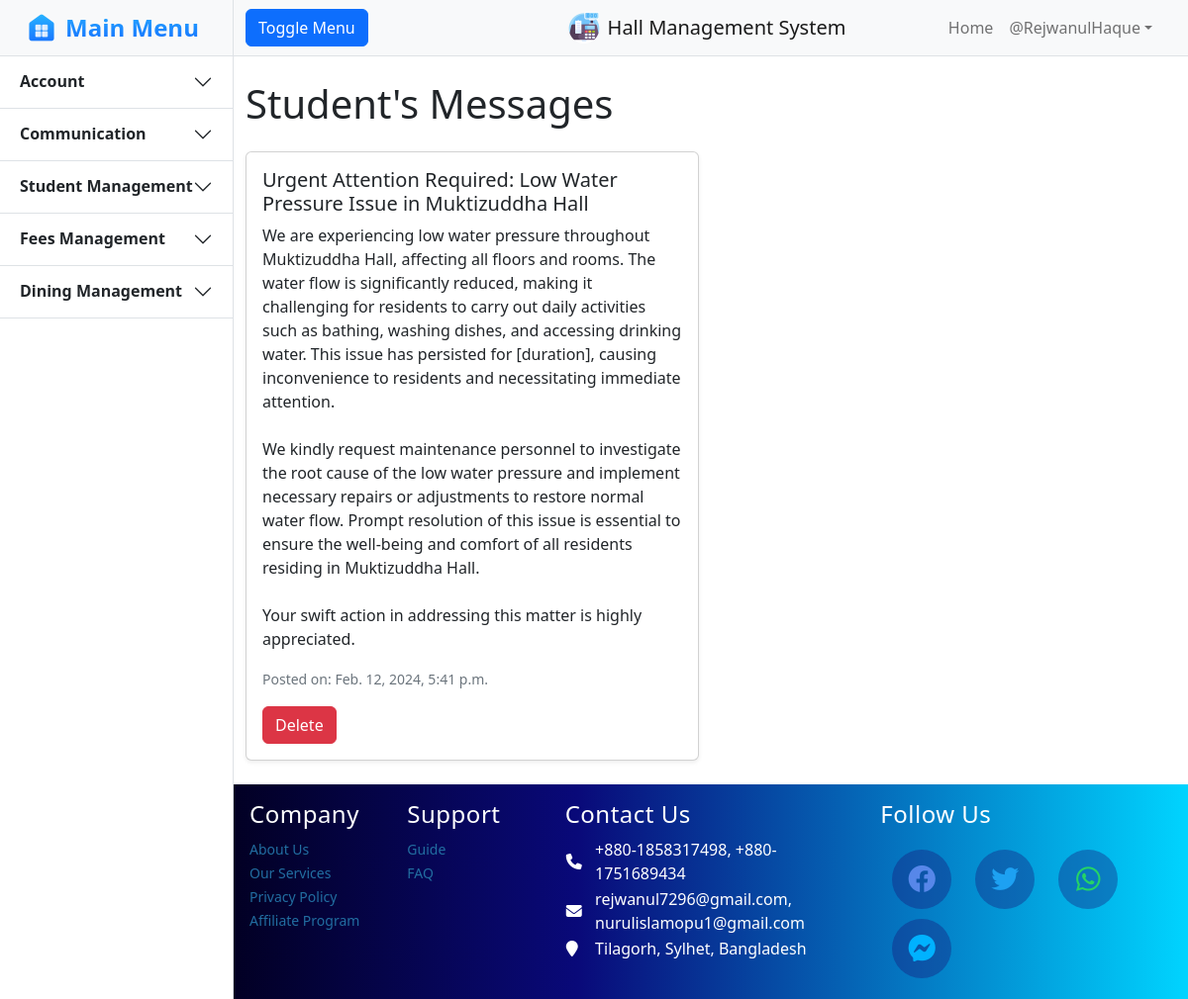
/communication/student-messages/ (signed in), run on the app's committed database.
### Communication/models.py (models this page shows, shortened)
class StudentNotice(models.Model):
    student = models.ForeignKey(Student, on_delete=models.SET_NULL, blank=True, null=True)
    userprofile = models.OneToOneField(UserProfile, on_delete=models.SET_NULL, blank=True, null=True)
    username = models.CharField(max_length=100)
    title = models.CharField(max_length=100)
    description = models.TextField()
    date = models.DateTimeField(auto_now_add=True)

### core/decorators.py (the view)
        def wrapper_func(request, *args, **kwargs):
            group = None
            if request.user.groups.exists():
                group = request.user.groups.all()[0].name
            else:
                return redirect("login")
            if group in allowed_roles:
                return view_func(request, *args, **kwargs)
            else:
                return HttpResponse("You are not authorized to access this page.!!")

### Communication/views.py (called while the page is built)
@allowed_users(allowed_roles=['Hall Provost', 'Student'])
def student_messages(request):
    notices = StudentNotice.objects.all().order_by('-date')
    return render(request, 'student_messages.html', {'notices': notices})

### HallManagementApp/templates/student_messages.html (shortened to what this page needs)
{% extends 'core/base/base.html' %}
{% block body %}
<div class="container">
    <h1 class="mt-4">Student's Messages</h1>
    <div class="row mt-4">
        {% for notice in notices %}
        <div class="col-md-6">
            <div class="card mb-4 shadow-sm">
                <div class="card-body">
                    <h5 class="card-title">{{ notice.title }}</h5>
                    <p class="card-text">{{ notice.description|linebreaksbr }}</p>
                    <p class="card-text"><small class="text-muted">Posted on: {{ notice.date }}</small></p>
                    <form action="{% url 'delete_student_notice' notice.id %}" method="post">
                        <button type="submit" class="btn btn-danger">Delete</button>
                    </form>
                </div>
            </div>
        </div>
        {% empty %}
        <p>No notices available.</p>
        {% endfor %}
    </div>
</div>
{% endblock %}

### core/static/templates/core/base/base.html (shortened to what this page needs)
{% load static %}
<!DOCTYPE html>
<html lang="en">
    <head>
        <link rel="stylesheet" href="https://cdnjs.cloudflare.com/ajax/libs/font-awesome/6.2.0/css/all.min.css" />
        <link rel="stylesheet" href="https://cdn.jsdelivr.net/npm/bootstrap-icons@1.9.1/font/bootstrap-icons.css">
        <link href="https://cdn.jsdelivr.net/npm/bootstrap@5.2.1/dist/css/bootstrap.min.css" rel="stylesheet">
        <link href="{% static 'core\css\base.css' %}" rel="stylesheet" />
    </head>
    <body>
        <div class="d-flex" id="wrapper">
            <div class="border-end bg-white" id="sidebar-wrapper">
                <div class="sidebar-heading bg-light" style="padding: 8px 0px;">
                    <a href="/" style="padding: 2px;" class="d-flex justify-content-center align-items-center mb-3 mb-md-0 me-md-auto text-dark text-decoration-none">
                        <img src="{% static 'core\images\home.png' %}" alt="" width="32" height="32">
                        <span class="fs-4 fw-bold text-primary mx-2" height="40"
                            style="background: #27B0FF;
                            background: linear-gradient(to bottom, #27B0FF 0%, #187BFF 75%);
                            -webkit-background-clip: text;
                            -webkit-text-fill-color: transparent;">Main Menu</span>
                    </a>
                </div>
                <div class="accordion accordion-flush" id="accordionFlushExample" style="width: 235px;">
                    <div class="accordion-item">
                        <h2 class="accordion-header " id="flush-headingOne">
                            <button class="accordion-button fw-semibold collapsed" type="button" data-bs-toggle="collapse" data-bs-target="#flush-collapseOne" aria-expanded="false" aria-controls="flush-collapseOne">
                                Account
                            </button>
                        </h2>
                    </div>
                    <div class="accordion-item">
                        <h2 class="accordion-header" id="flush-headingTwo">
                            <button class="accordion-button fw-semibold collapsed" type="button" data-bs-toggle="collapse" data-bs-target="#flush-collapseTwo" aria-expanded="false" aria-controls="flush-collapseTwo">
                                Communication
                            </button>
                        </h2>
                    </div>
                    <div class="accordion-item">
                        <h2 class="accordion-header" id="flush-headingThree">
                            <button class="accordion-button fw-semibold collapsed" type="button" data-bs-toggle="collapse" data-bs-target="#flush-collapseThree" aria-expanded="false" aria-controls="flush-collapseThree">
                                Student Management
                            </button>
                        </h2>
                    </div>
                    <div class="accordion-item">
                        <h2 class="accordion-header" id="flush-headingFour">
                            <button class="accordion-button fw-semibold collapsed" type="button" data-bs-toggle="collapse" data-bs-target="#flush-collapseFour" aria-expanded="false" aria-controls="flush-collapseFour">
                                Fees Management
                            </button>
                        </h2>
                    </div>
                    <div class="accordion-item">
                        <h2 class="accordion-header" id="flush-headingFive">
                            <button class="accordion-button fw-semibold collapsed" type="button" data-bs-toggle="collapse" data-bs-target="#flush-collapseFive" aria-expanded="false" aria-controls="flush-collapseFive">
                                Dining Management
                            </button>
                        </h2>
                    </div>
                </div>
            </div>
            <div id="page-content-wrapper" style="min-height: 100vh; margin:0; display:flex; flex-direction:column;">
                <nav class="navbar navbar-expand-lg navbar-light bg-light border-bottom">
                    <div class="container-fluid">
                        <div class="col-4">
                            <button class="btn btn-primary" id="sidebarToggle">Toggle Menu</button>
                        </div>
                        <div class="col-4 d-flex justify-content-center align-items-center text-center">
                            <img src="{% static 'core\images\pos1.png' %}" alt="" width="32" height="32">
                            <a class="navbar-brand mx-2" href="/home/">Hall Management System</a>
                        </div>
                        <div class="col-4 collapse navbar-collapse" id="navbarSupportedContent">
                            <ul class="navbar-nav ms-auto me-3 mt-2 mt-lg-0">
                                <li class="nav-item active"><a class="nav-link" href="/home/">Home</a></li>
                                {% if user.is_authenticated %}
                                    <li class="nav-item dropdown">
                                        <a class="nav-link dropdown-toggle" id="navbarDropdown" href="#" role="button" data-bs-toggle="dropdown" aria-haspopup="true" aria-expanded="false">@{{user.username}}</a>
                                    </li>
                                {% else %}
                                    <div class="d-flex justify-content-center ">
                                        <a class="btn btn-success mx-1" href="{% url 'login' %}">Log In</a>
                                    </div>
                                {% endif %}
                            </ul>
                        </div>
                    </div>
                </nav>
                <div class="" style="flex:1;">
                    {% block body %}{% endblock %}
                </div>
                <div class="" id="footer">
                    <footer class="" style="background: linear-gradient(90deg, rgba(2,0,36,1) 0%, rgba(9,9,121,1) 36%, rgba(0,212,255,1) 100%)!important;">
                        <div class="container text-white p-3 text-white">
                            <div class="row">
                                <div class="foot col-lg-2 col-md-2 col-sm-6">
                                    <h4>Company</h4>
                                    <ul class="list-unstyled">
                                        <li><a href="#">About Us</a></li>
                                        <li><a href="#">Our Services</a></li>
                                        <li><a href="#">Privacy Policy</a></li>
                                        <li><a href="#">Affiliate Program</a></li>
                                    </ul>
                                </div>
                                <div class="foot col-lg-2 col-md-2 col-sm-6">
                                    <h4>Support</h4>
                                    <ul class="list-unstyled">
                                        <li><a href="#">Guide</a></li>
                                        <li><a href="#">FAQ</a></li>
                                    </ul>
                                </div>
                                <div class="foot foot2 col-lg-4 col-md-2 col-sm-6">
                                    <h4>Contact Us</h4>
                                    <table border="0" class="pt-3">
                                        <tr>
                                            <th width="10%"><i class="fa fa-phone" aria-hidden="true"></i></th>
                                            <td> +880-1858317498, +880-1751689434</td>
                                        </tr>
                                        <tr>
                                            <th width="10%"><i class="fa fa-envelope" aria-hidden="true"></i></th>
                                            <td> rejwanul7296@gmail.com, nurulislamopu1@gmail.com</td>
                                        </tr>
                                        <tr>
                                            <th width="10%"><i class="fa fa-map-marker" aria-hidden="true"></i></th>
                                            <td> Tilagorh, Sylhet, Bangladesh</td>
                                        </tr>
                                    </table>
                                </div>
                                <div class="foot foot2 col-lg-4 col-md-4 col-sm-6">
                                    <h4>Follow Us</h4>
                                    <ul class="social-icons nav justify-content-right mt-3">
                                        <li class="nav-item"><a class="nav-link social link" href="https://www.facebook.com/"><i class="fab fa-facebook fa-2x mt-2" style="color: #5787e9" aria-hidden="true"></i></a></li>
                                        <li class="nav-item"><a class="nav-link social link" href="https://twitter.com/"><i class="fab fa-twitter fa-2x mt-2" style="color: #1DA1F2" aria-hidden="true"></i></a></li>
                                        <li class="nav-item"><a class="nav-link social link" href="https://web.whatsapp.com/"><i class="fab fa-whatsapp fa-2x mt-2" style="color: #25D366" aria-hidden="true"></i></a></li>
                                        <li class="nav-item"><a class="nav-link social link" href="https://www.messenger.com/"><i class="fab fa-facebook-messenger fa-2x mt-2" style="color: #00B2FF" aria-hidden="true"></i></a></li>
                                    </ul>
                                </div>
                            </div>
                        </div>
                    </footer>
                </div>
            </div>
        </div>
    </body>
</html>

### core/static/core/css/base.css (style rules this page uses)
.foot h4 { position: relative; color: white; text-decoration: none; font-size: 24px; letter-spacing: 0.5px; }
.foot h4::after { content: ""; position: absolute; background-color: #ff3c78; height:3px; width: 0; left: 0; bottom: -5px; transition: 0.3s; }
.foot ul li a { color: rgb(34, 110, 161); text-decoration: none; font-size: 14px; transition: o.3s; }
.foot2 ul li { margin: 5px 12px; }
.foot2 ul li a { position: relative; display: block; width: 60px; height: 60px; line-height: 40px; text-align: center; border-radius: 50%; background: rgba(27, 12, 112, 0.349); }
.foot2 ul li a::before { content: ''; position: absolute; top: 0; left: 0; width: 100%; height: 100%; border-radius: 50%; background: rgb(29, 30, 105); transition: 0.5s; transform: scale(.9); z-index: -1; }
#wrapper { overflow-x: hidden; }
#sidebar-wrapper { min-height: 100vh; margin-left: -235px; transition: margin 0.25s ease-out; }
#sidebar-wrapper .sidebar-heading { padding: 0.875rem 1.25rem; font-size: 1.2rem; }
#page-content-wrapper { min-width: 100vw; }
@media (min-width: 768px) { #sidebar-wrapper { margin-left: 0; } }
@media (min-width: 768px) { #page-content-wrapper { min-width: 0; width: 100%; } }

### core/static/templates/core/base/base.html (style rules this page uses)
.accordion-flush .accordion-item:last-child { border-bottom: var(--bs-accordion-border-width) solid var(--bs-accordion-border-color); }
.accordion-flush .accordion-item:first-child { border-top: var(--bs-accordion-border-width) solid var(--bs-accordion-border-color); }
.accordion { --bs-accordion-btn-focus-box-shadow: transparent; }

### data on the page
StudentNotice: title "Urgent Attention Required: Low Water Pressure Issue in Muktizuddha Hall", description "We are experiencing low water pressure throughout Muktizuddha Hall, affecting all floors and rooms. The water flow is significantly reduced, making it challenging for residents to carry out daily activities such as bathing, washing dishes, and accessing drinking water. This issue has persisted for [duration], causing inconvenience to residents and necessitating immediate attention. We kindly request maintenance personnel to investigate the root cause of the low water pressure and implement necessary repairs or adjustments to restore normal water flow. Prompt resolution of this issue is essential to ensure the well-being and comfort of all residents residing in Muktizuddha Hall. Your swift…", date "Feb. 12, 2024, 5:41 p.m."

### other printed values
{{ user.username }} "RejwanulHaque"
